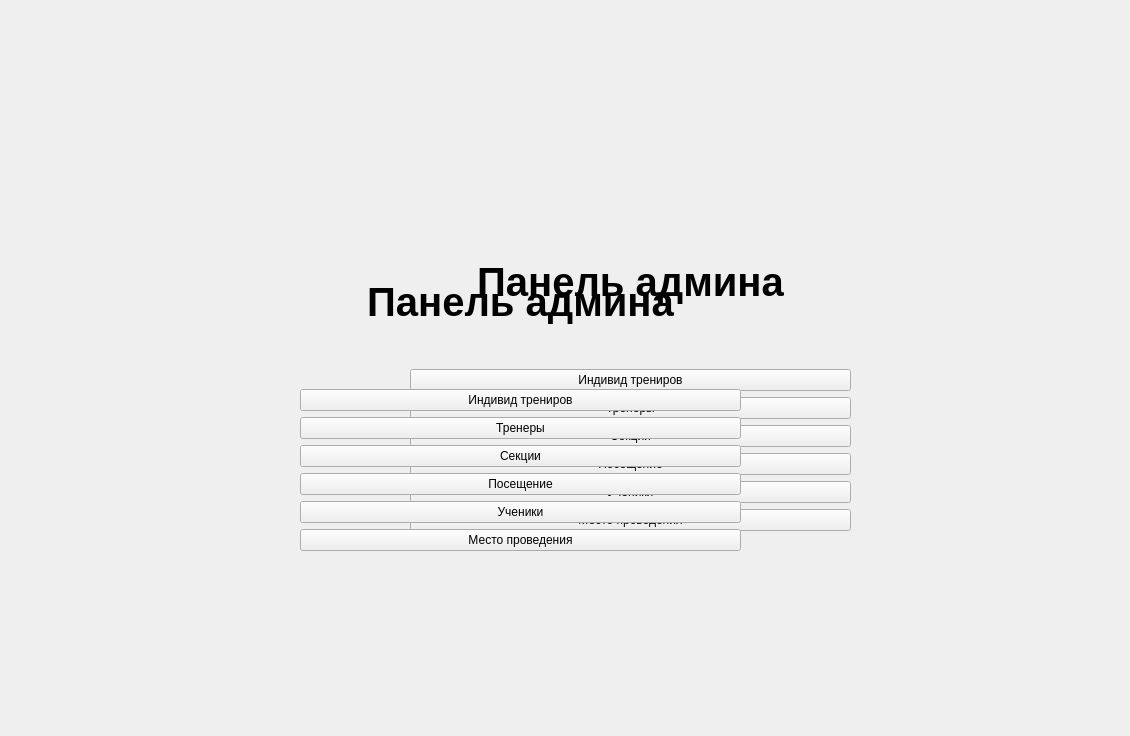
<?xml version="1.0" encoding="UTF-8"?>
<ui version="4.0">
 <class>Form</class>
 <widget class="QWidget" name="Form">
  <property name="geometry">
   <rect>
    <x>0</x>
    <y>0</y>
    <width>1130</width>
    <height>736</height>
   </rect>
  </property>
  <property name="windowTitle">
   <string>Form</string>
  </property>
  <widget class="QWidget" name="layoutWidget">
   <property name="geometry">
    <rect>
     <x>410</x>
     <y>200</y>
     <width>441</width>
     <height>331</height>
    </rect>
   </property>
   <layout class="QVBoxLayout" name="verticalLayout">
    <item>
     <widget class="QLabel" name="label">
      <property name="font">
       <font>
        <pointsize>30</pointsize>
        <weight>75</weight>
        <italic>false</italic>
        <bold>true</bold>
       </font>
      </property>
      <property name="text">
       <string>Панель админа</string>
      </property>
      <property name="textFormat">
       <enum>Qt::PlainText</enum>
      </property>
      <property name="alignment">
       <set>Qt::AlignCenter</set>
      </property>
     </widget>
    </item>
    <item>
     <widget class="QPushButton" name="btbIndTrA">
      <property name="text">
       <string>Индивид трениров</string>
      </property>
     </widget>
    </item>
    <item>
     <widget class="QPushButton" name="btnTrainerA">
      <property name="text">
       <string>Тренеры</string>
      </property>
     </widget>
    </item>
    <item>
     <widget class="QPushButton" name="btnSectionA">
      <property name="text">
       <string>Секции</string>
      </property>
     </widget>
    </item>
    <item>
     <widget class="QPushButton" name="btnVisitingA">
      <property name="text">
       <string>Посещение</string>
      </property>
     </widget>
    </item>
    <item>
     <widget class="QPushButton" name="btnStudentA">
      <property name="text">
       <string>Ученики</string>
      </property>
     </widget>
    </item>
    <item>
     <widget class="QPushButton" name="btnPlaceA">
      <property name="text">
       <string>Место проведения</string>
      </property>
     </widget>
    </item>
   </layout>
  </widget>
  <widget class="QWidget" name="layoutWidget_2">
   <property name="geometry">
    <rect>
     <x>300</x>
     <y>220</y>
     <width>441</width>
     <height>331</height>
    </rect>
   </property>
   <layout class="QVBoxLayout" name="verticalLayout_2">
    <item>
     <widget class="QLabel" name="label_2">
      <property name="font">
       <font>
        <pointsize>30</pointsize>
        <weight>75</weight>
        <italic>false</italic>
        <bold>true</bold>
       </font>
      </property>
      <property name="text">
       <string>Панель админа</string>
      </property>
      <property name="textFormat">
       <enum>Qt::PlainText</enum>
      </property>
      <property name="alignment">
       <set>Qt::AlignCenter</set>
      </property>
     </widget>
    </item>
    <item>
     <widget class="QPushButton" name="btbIndTrA_2">
      <property name="text">
       <string>Индивид трениров</string>
      </property>
     </widget>
    </item>
    <item>
     <widget class="QPushButton" name="btnTrainerA_2">
      <property name="text">
       <string>Тренеры</string>
      </property>
     </widget>
    </item>
    <item>
     <widget class="QPushButton" name="btnSectionA_2">
      <property name="text">
       <string>Секции</string>
      </property>
     </widget>
    </item>
    <item>
     <widget class="QPushButton" name="btnVisitingA_2">
      <property name="text">
       <string>Посещение</string>
      </property>
     </widget>
    </item>
    <item>
     <widget class="QPushButton" name="btnStudentA_2">
      <property name="text">
       <string>Ученики</string>
      </property>
     </widget>
    </item>
    <item>
     <widget class="QPushButton" name="btnPlaceA_2">
      <property name="text">
       <string>Место проведения</string>
      </property>
     </widget>
    </item>
   </layout>
  </widget>
 </widget>
 <resources/>
 <connections/>
</ui>
